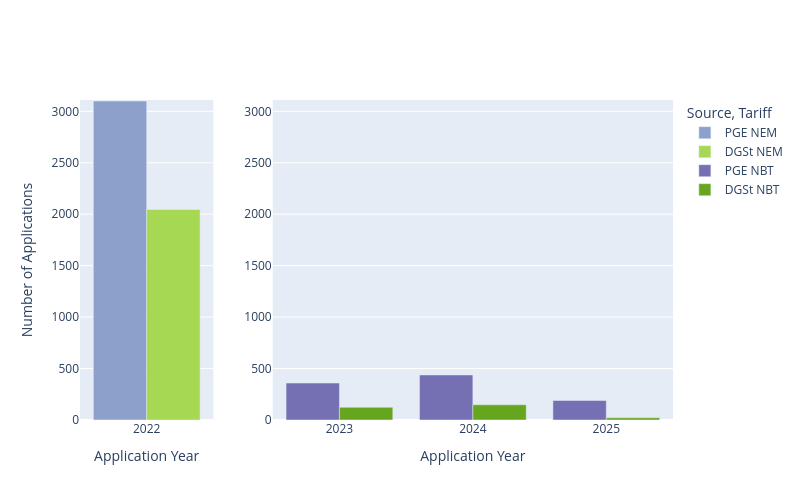

The notebook cell this image was saved under:
### Markdown cell above
## DGStats Data Gap

DGStats provides a delayed snapshot of the solar market because it only publishes projects that have been issued Permission to Operate (PTO) by the utility. This delay is particularly significant for commercial and industrial solar projects, which typically have longer interconnection and construction timelines than residential systems.

In April of 2025, we received numbers on application volume directly from PG&E. If we compare the numbers we received directly from PG&E with the corresponding numbers from California DG Stats, this can give us an estimate of how much data we're missing due to the lack of reporting pending applications in the California DG Stats data set.

### Code cell
fig = data_vis.dgstats_vs_pge_bargraph(df_total)
fig.show()

# Write figure
fig.write_image(os.path.join(data_dir, "DGStats_vs_PGE.png"), scale=5)
fig.write_html(os.path.join(data_dir, "DGStats_vs_PGE.html"))

### Figure 1 — Plotly figure (JSON) as saved in the notebook; plotly's stock layout.template omitted (floating-point values rounded to 4 significant figures)
{"data": [{"marker": {"color": "rgb(141,160,203)"}, "name": "PGE NEM", "type": "bar", "x": [2022], "xaxis": "x", "y": [3100], "yaxis": "y"}, {"marker": {"color": "rgb(166,216,84)"}, "name": "DGSt NEM", "type": "bar", "x": [2022], "xaxis": "x", "y": [2046], "yaxis": "y"}, {"marker": {"color": "rgb(117,112,179)"}, "name": "PGE NBT", "type": "bar", "x": [2023, 2024, 2025], "xaxis": "x2", "y": [359, 438, 190], "yaxis": "y2"}, {"marker": {"color": "rgb(102,166,30)"}, "name": "DGSt NBT", "type": "bar", "x": [2023, 2024, 2025], "xaxis": "x2", "y": [124, 148, 22], "yaxis": "y2"}], "layout": {"autosize": false, "barmode": "group", "font": {"size": 12}, "height": 500, "legend": {"title": {"text": "Source, Tariff"}}, "width": 800, "xaxis": {"anchor": "y", "domain": [0, 0.225], "title": {"text": "Application Year"}}, "xaxis2": {"anchor": "y2", "domain": [0.325, 1], "title": {"text": "Application Year"}}, "yaxis": {"anchor": "x", "domain": [0, 1], "range": [0, 3110], "title": {"text": "Number of Applications"}}, "yaxis2": {"anchor": "x2", "domain": [0, 1], "range": [0, 3110]}}}
